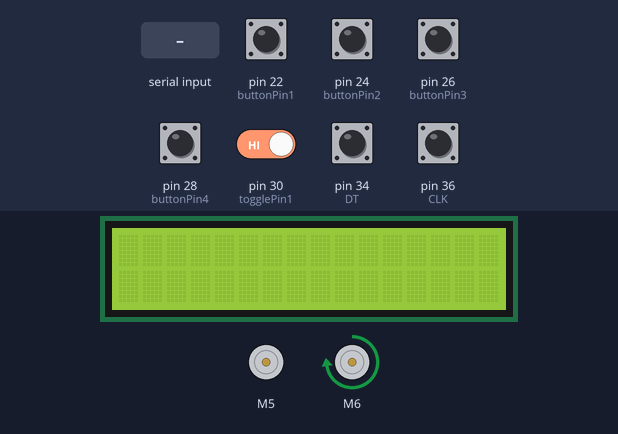
The sketch below on a simulated Arduino Mega 2560, built with avr-gcc and run on an emulated ATmega2560. Shown: 16×2 character LCD, 2 × DC motor (green arrow = forward, orange = backward, longer = faster). The inputs (shaded band) are chosen by the test bench; at power-on: pin 22 (buttonPin1), pin 24 (buttonPin2), pin 26 (buttonPin3), pin 28 (buttonPin4), pin 30 (togglePin1), pin 34 (DT), pin 36 (CLK) HIGH.

Above: at 1.2 s.
1.3 s: pin 24 (buttonPin2) pulled LOW for 0.15 s
At 2.3 s:
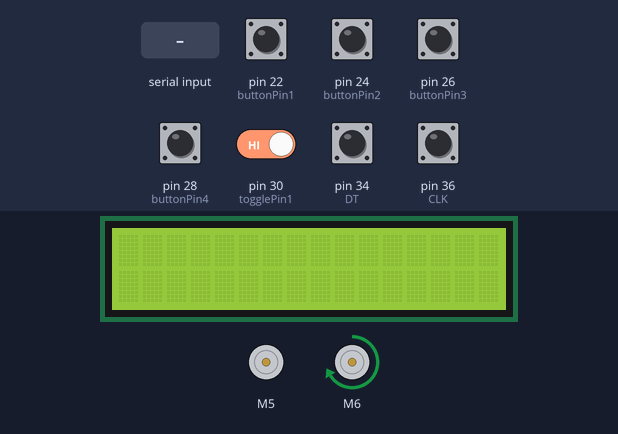
4.4 s: "1" received over Serial
At 5.7 s:
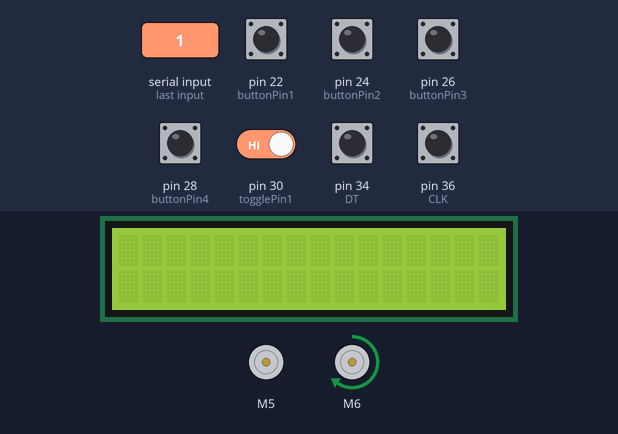
7.4 s: pin 28 (buttonPin4) pulled LOW for 1 s
At 8.1 s:
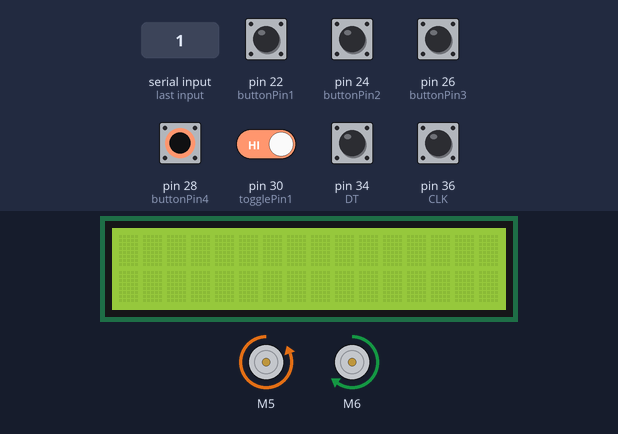
9.9 s: pin 26 (buttonPin3) pulled LOW for 0.15 s
At 11.3 s:
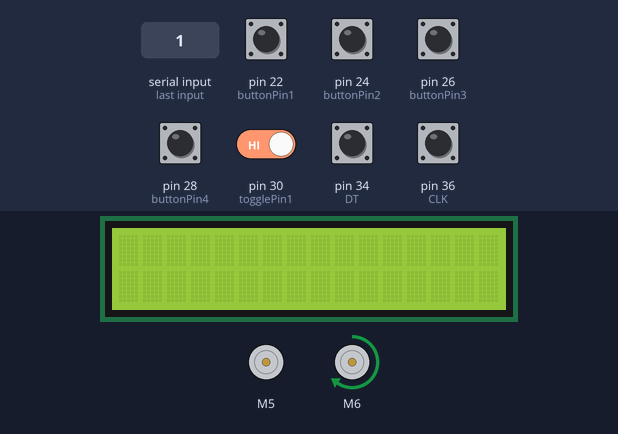
11.7 s: pin 22 (buttonPin1) pulled LOW for 1 s
At 13.4 s:
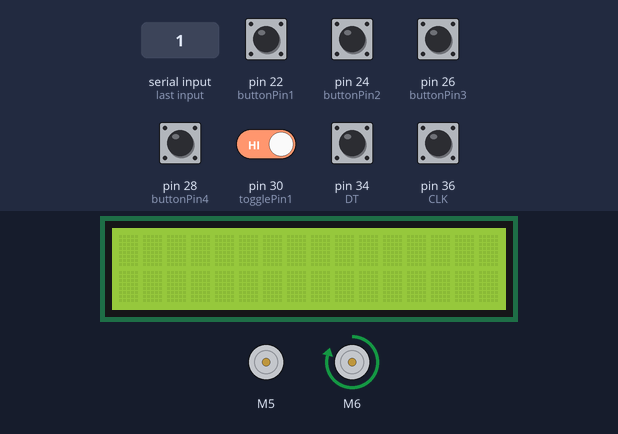
15.7 s: pin 30 (togglePin1) driven LOW
At 16.3 s:
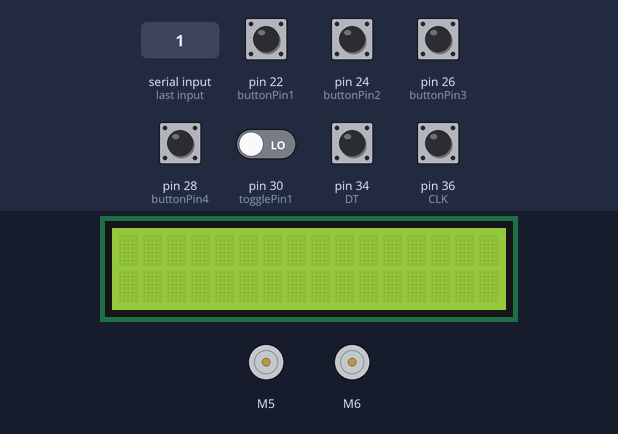
Timing chart, 0 to 18.7 s (numbered marks = the images above; inputs shaded):
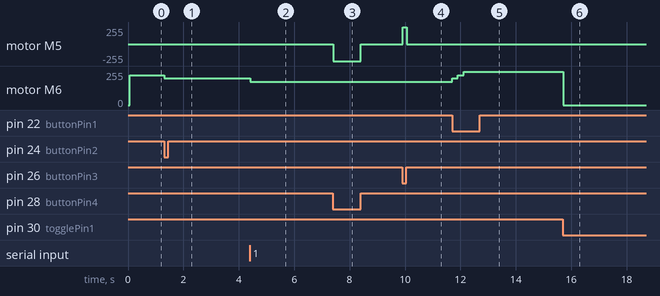

The sketch:

TennisBallMachineCode.ino
```cpp
  #include "CytronMotorDriver.h"
  #include "LiquidCrystal.h"

CytronMD motor1(PWM_DIR, 5, 4);  // PWM 1 = Pin 5, DIR 4
CytronMD motor2(PWM_DIR, 6, 7); // PWM 2 = Pin 6, DIR 7
CytronMD motor3(PWM_DIR, 8, 9);
CytronMD motor4(PWM_DIR, 10, 11);

const int buttonPin1 = 22;
const int buttonPin2 = 24;
const int buttonPin3 = 26;
const int buttonPin4 = 28;
const int togglePin1 = 30;
const int CLK = 36;
const int DT = 34;    // to determine rotation direction
const int SW = 32;   // pushbutton on rotary (not in use)

const int RS = 38;
const int E = 40;
const int D4 = 42;
const int D5 = 44;
const int D6 = 46;
const int D7 = 48;
LiquidCrystal lcd(RS, E, D4, D5, D6, D7);

int buttonState1 = 0;
int buttonState2 = 0;
int buttonState3 = 0;
int buttonState4 = 0;
int toggleState1 = 0;
int terminalState = 0;

int state1 = LOW;
int state2 = LOW;
int previous1 = LOW;
int previous2 = LOW;

int Rotationposition = 0;
int lastCLKvalue;
int CLKvalue;
int DTvalue;

long time1 = 0;
long time2 = 0;
long time3 = 0;
long time4 = 0;
long debounce = 200;
long verticaltime = 5000;
long forwardtime = 0;
long backwardtime = 0;
long startpress1 = 0;
long startpress2 = 0;
long startpress3 = 0;
long startpress4 = 0;
long endpress1 = 0;
long endpress2 = 0;
long totaltime = 0;
long a = 0;
long b = 0;
long feedratespeed = 225;
long RPMspeed = 175;

bool button3Released = false;
bool button4Released = false;
boolean CW;

byte button3prevstate = 0;
byte button4prevstate = 0;
byte terminalStateprev1 = 0;
byte terminalStateprev2 = 0;

char terminalRead;

// The setup routine runs once when you press reset.
void setup() {
  pinMode(buttonPin1, INPUT_PULLUP);
  pinMode(buttonPin2, INPUT_PULLUP);
  pinMode(buttonPin3, INPUT_PULLUP);
  pinMode(buttonPin4, INPUT_PULLUP);
  pinMode(togglePin1, INPUT_PULLUP);
  pinMode(CLK, INPUT);
  pinMode(DT, INPUT);

  lcd.begin(16,2);
  lcd.setCursor(0,0);

  lastCLKvalue = digitalRead(CLK);

  motor1.setSpeed(0);
  motor2.setSpeed(0);
  Serial.begin(9600);
}


// The loop routine runs over and over again forever.
void loop() {
  buttonState1 = digitalRead(buttonPin1);
  buttonState2 = digitalRead(buttonPin2);
  buttonState3 = digitalRead(buttonPin3);
  buttonState4 = digitalRead(buttonPin4);
  toggleState1 = digitalRead(togglePin1);


  //PUSHBUTTON 1 and 2
  //INCREMENT AND DECREMENT SPEEDS
  // When toggle switch is on, motor is on, if toggle switch is off, motor turns off
  // Pressing button 2 increases speed by 25 and button 1 decreases speed by 25
  if (toggleState1 == HIGH) {
    if (feedratespeed > 0) {
      if (buttonState1 == HIGH && buttonState2 == LOW && millis() - time1 > debounce) {
        feedratespeed = feedratespeed - 25;
        time1 = millis();
      }
    }
    if (feedratespeed < 250) {
      if (buttonState2 == HIGH && buttonState1 == LOW && millis() - time2 > debounce) {
        feedratespeed = feedratespeed + 25;
        time2 = millis();
      }
    }
;
    // Setting speed for each button
    motor2.setSpeed(feedratespeed);
    lcd.print(feedratespeed);

  }
  else if (toggleState1 == LOW)
    motor2.setSpeed(0);


  //PUSHBUTTON 3 and 4
  // Creating global variable 'totaltime' which determines the 'distance' travelled
  totaltime = forwardtime - backwardtime;

  // Setting forward and backward motion for the motor
  if (buttonState3 == HIGH && buttonState4 == LOW && totaltime < verticaltime)
    motor1.setSpeed(-255);
  else if (buttonState3 == LOW && buttonState4 == HIGH && totaltime >= 0)
    motor1.setSpeed(255);
  else if (buttonState3 == HIGH && buttonState4 == HIGH)
    motor1.setSpeed(0);
  else if (terminalState == '3' && totaltime < verticaltime)
    motor1.setSpeed(-255);
  else if (terminalState == '4' && totaltime >= 0)
    motor1.setSpeed(255);
  else
    motor1.setSpeed(0);


  // Creating 'forwardtime' variable that stores how much time has the motor been moving forward
  if (buttonState3 != button3prevstate) {
    if (buttonState3 == HIGH && totaltime < verticaltime) {
      button3Released = false;
      startpress1 = millis();
    }
    else if (buttonState3 == LOW && totaltime < verticaltime) {
      button3Released = true;
      a = millis() - startpress1;
      forwardtime = forwardtime + a;
      startpress1 = 0;

    }
    button3prevstate = buttonState3;

  }

  // Creating 'backwardtime' variable that stores how much time has the motor been moving backward
  if (buttonState4 != button4prevstate) {
    if (buttonState4 == HIGH && totaltime >= 0 ) {
      button4Released = false;
      startpress2 = millis();
    }
    else if (buttonState4 == LOW && totaltime >= 0) {
      button4Released = true;
      b = millis() - startpress2;
      backwardtime = backwardtime + b;
      startpress2 = 0;

    }
    button4prevstate = buttonState4;

  }


///BLUETOOTH MODULE
  if (Serial.available() > 0) {
    terminalRead = Serial.read();
    terminalState = terminalRead;
    delay(2);
    //Button 1 and 2
    if (toggleState1 == HIGH) {
      if (feedratespeed > 0) {
        if (terminalState == '1'){
          feedratespeed = feedratespeed - 25;
          }
        if (terminalState == 'a'){
          feedratespeed = feedratespeed - 25;
        }
      }
      if (feedratespeed < 250) {
        if (terminalState == '2'){
          feedratespeed = feedratespeed + 25;
        }
        if (terminalState == 'b'){
          feedratespeed = feedratespeed + 25;
        }
      }
    }

      // Setting speed for each button
      motor2.setSpeed(feedratespeed);
      lcd.setCursor(0,0);
      lcd.print(feedratespeed);


    //Button 3 and 4
    // Creating 'forwardtime' variable that stores how much time has the motor been moving forward
    if (terminalState != terminalStateprev1) {
      if (terminalState == '3' && totaltime < verticaltime) {
        button3Released = false;
        startpress3 = millis();
      }
      else if (terminalState == 'c' && totaltime < verticaltime) {
        button3Released = true;
        a = millis() - startpress3;
        forwardtime = forwardtime + a;
        startpress3 = 0;

      }
      terminalStateprev1 = terminalState;

    }

    // Creating 'backwardtime' variable that stores how much time has the motor been moving backward
    if (terminalState != terminalStateprev2) {
      if (terminalState == '4' && totaltime >= 0 ) {
        button4Released = false;
        startpress4 = millis();
      }
      else if (terminalState == 'd' && totaltime >= 0) {
        button4Released = true;
        b = millis() - startpress4;
        backwardtime = backwardtime + b;
        startpress4 = 0;

      }
      terminalStateprev2 = terminalState;
    }

    //
    if (RPMspeed >= 100) {
        if (terminalState == '5'){
          RPMspeed = RPMspeed - 10;
          }
        if (terminalState == 'e'){
          RPMspeed = RPMspeed - 10;
        }
      }
      if (RPMspeed <= 250) {
        if (terminalState == '6'){
          RPMspeed = RPMspeed + 10;
        }
        if (terminalState == 'f'){
          RPMspeed = RPMspeed + 10;
        }
      }
  }


  // ROTARY ENCODER
  CLKvalue = digitalRead(CLK);
  DTvalue = digitalRead(DT);
  if (CLKvalue != lastCLKvalue){
    if(DTvalue != CLKvalue){
      Rotationposition ++;
      CW = true;
    }
    else{
      CW = false;
      Rotationposition --;
    }
    if(CW){
      if (RPMspeed <= 250) {
        RPMspeed = RPMspeed + 10;
      }
    }
    else{
      if (RPMspeed >= 100) {
        RPMspeed = RPMspeed - 10;
      }
    }
    lastCLKvalue = CLKvalue;
  }
  //motor3.setSpeed(RPMspeed);
  //motor4.setSpeed(RPMspeed);

  lcd.setCursor(0,1);
  lcd.print(RPMspeed);


  /*
  //TOGGLE SPEEDS

    // Creating toggle for button 1 and creating overwrite if button 2 is high (when pressing button 1 when button 2 is high, button 1 takes over and button 2 becomes low)
    if (buttonState1 == HIGH && previous1 == LOW && millis() - time1 > debounce) {
      if (state1 == HIGH)
        state1 = LOW;
      else
        state1 = HIGH;
      if (state1 == HIGH && state2 == HIGH)
        state2 = LOW;

      time1 = millis();
    }

    // Creating toggle for button 2 and creating overwrite if button 1 is high (when pressing button 2 when button 1 is high, button 2 takes over and button 1 becomes low)
    if (buttonState2 == HIGH && previous2 == LOW && millis() - time2 > debounce) {
      if (state2 == HIGH)
        state2 = LOW;
      else
        state2 = HIGH;
      if (state2 == HIGH && state1 == HIGH)
        state1 = LOW;

      time2 = millis();
    }

    // Setting speed for each button
    if (state1 == HIGH && state2 == LOW)
      motor2.setSpeed(200);
      else if (state1 == LOW && state2 == HIGH)
      motor2.setSpeed(255);
      else if (state1 == LOW && state2 == LOW)
      motor2.setSpeed(0);

    previous1 = buttonState1;
    previous2 = buttonState2;

  */

//Serial.println(totaltime);
//Serial.println(terminalState);
//Serial.println(feedratespeed);
//Serial.println(RPMspeed);
//Serial.println(CLKvalue);
//Serial.println(rotation);
//Serial.println(DTvalue);
  lcd.clear();
}
```

Measured:
- after the input at 1.3 s, motor M6: forward 225/255 → forward 200/255 at once
- after the input at 4.4 s, motor M6: forward 200/255 → forward 175/255 at once
- after the input at 7.4 s, motor M5: stopped → backward 255/255 at once, → stopped 0.99 s later
- after the input at 9.9 s, motor M5: stopped → forward 255/255 at once, → stopped 0.14 s later
- after the input at 11.7 s, motor M6: forward 175/255 → forward 200/255 at once, → forward 225/255 0.21 s later, → forward 250/255 0.21 s later
- after the input at 15.7 s, motor M6: forward 250/255 → stopped at once
